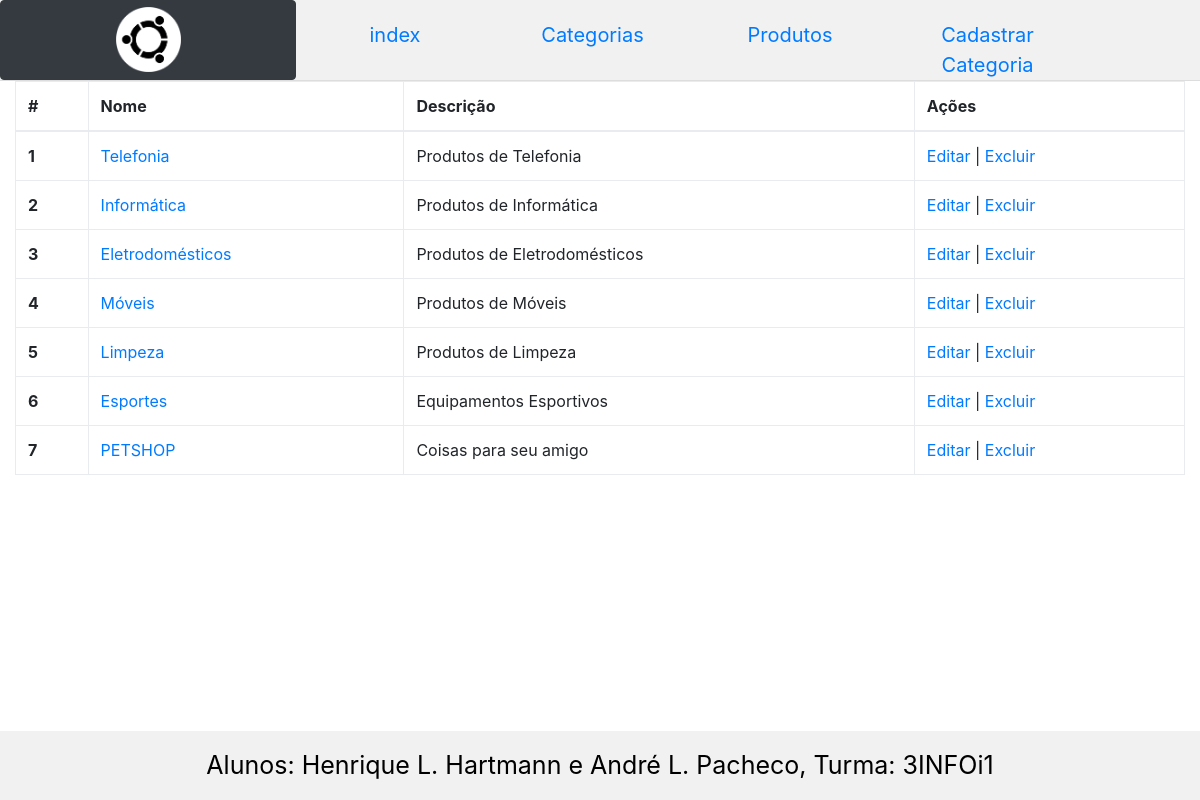
Page /app/controllers/categoria.php (signed in) on the committed database.
### tables this page shows
CREATE TABLE `categoria` (
  `id_categoria` int(11) NOT NULL,
  `nome_categoria` varchar(60) NOT NULL,
  `descricao_categoria` varchar(255) NOT NULL
);

### app/models/DBConnection.php (called while the page is built, shortened)
<?php
class DBConnection {
public static $conexao = null;
public static function getConexao(){
try{
if(self::$conexao == null){
self::$conexao = new PDO("mysql:host=".self::HOST.";dbname=".self::NOMEBANCO.";charset=utf8", self::USUARIO, self::SENHA);
self::$conexao->setAttribute(PDO::ATTR_ERRMODE, PDO::ERRMODE_EXCEPTION);
}
return self::$conexao;
}catch(PDOException $e){
die("Falhou a conexao ou ocorreu um erro banco: " . $e->getMessage());
}
return $conexao;
}
}
?>

### app/models/CategoriaCrud.php (called while the page is built, shortened)
<?php
require_once 'DBConnection.php';
require_once 'Categoria.php';
class CategoriaCrud
{
    private $conexao;
    public function __construct()
    {
        $this->conexao = DBConnection::getConexao();
    }
    public function getCategorias()
    {
        $sql = "SELECT * FROM categoria";
        $resultado = $this->conexao->query($sql);
        $categorias = $resultado->fetchAll(PDO::FETCH_ASSOC);
        foreach ($categorias as $categoria) {
            $id = $categoria['id_categoria'];
            $nome = $categoria['nome_categoria'];
            $descricao = $categoria['descricao_categoria'];
            $obj = new Categoria($id, $nome, $descricao);
            $listaCategorias[] = $obj;
        }
        return $listaCategorias;
    }
}

### app/models/Categoria.php (called while the page is built, shortened)
<?php
class Categoria
{
    private $id;
    private $nome;
    private $descricao;
    public function __construct( $id=null, $nome=null, $descricao=null)
    {
        $this->id = $id;
        $this->nome = $nome;
        $this->descricao = $descricao;
    }
    public function getId()
    {
        return $this->id;
    }
    public function getNome()
    {
        return $this->nome;
    }
    public function getDescricao()
    {
        return $this->descricao;
    }
}

### app/view/categoria/index.php (the view)
<a class="col-xs- col-sm-2 col-md-2 col-lg-2 link" id="spot" href="cadastrar-categoria.php"><li>Cadastrar Categoria</li></a>
</ul>
</div>
<table class="table table-bordered table-responsive-xl">
    <thead>
    <tr>
        <th>#</th>
        <th>Nome</th>
        <th>Descrição</th>
        <th>Ações</th>
    </tr>
    </thead>
    <tbody>
    <?php foreach ($categorias as $categoria): ?>
        <tr>
            <th scope="row"><?= $categoria->getId() ?></th>
            <td><a href="categoria.php?action=show&catnome=<?=$categoria->getNome()?>&codigo=<?=$categoria->getId() ?>"><?=$categoria->getNome() ?></a></td>
            <td><?=$categoria->getDescricao() ?></td>
            <td><a href="categoria.php?action=editcat&codigo=<?=$categoria->getId();?>">Editar</a> | <a href="controleAcao.php?action=excluircat&codigo=<?=$categoria->getId();?>">Excluir</a></td>
        </tr>
    <?php endforeach ?>
    </tbody>
</table>
<br>
<br>
<br>

### assets/css/exe.css (style rules this page uses)
body { margin : 0; }
.link { text-align : center; }
#spot { padding-top : 20px; }
li { font-size : 20px; }

### rows in the picture
categoria: id_categoria "1", nome_categoria "Telefonia", descricao_categoria "Produtos de Telefonia"
categoria: id_categoria "2", nome_categoria "Informática", descricao_categoria "Produtos de Informática"
categoria: id_categoria "3", nome_categoria "Eletrodomésticos", descricao_categoria "Produtos de Eletrodomésticos"
categoria: id_categoria "4", nome_categoria "Móveis", descricao_categoria "Produtos de Móveis"
categoria: id_categoria "5", nome_categoria "Limpeza", descricao_categoria "Produtos de Limpeza"
categoria: id_categoria "6", nome_categoria "Esportes", descricao_categoria "Equipamentos Esportivos"
categoria: id_categoria "7", nome_categoria "PETSHOP", descricao_categoria "Coisas para seu amigo"
